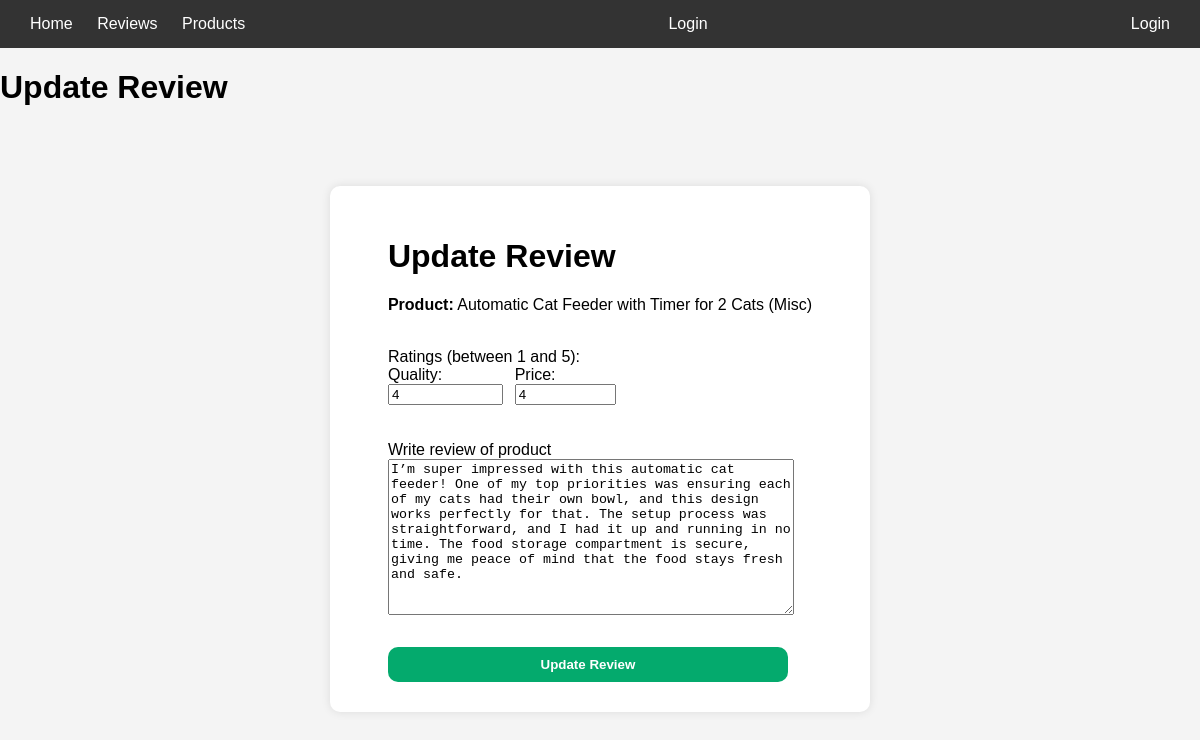
/public/reviews/updateReview.php?id=2, run on the app's committed database.
### tables this page shows
CREATE TABLE `reviews` (
                           `ReviewID` int NOT NULL,
                           `ProductID` int DEFAULT NULL,
                           `AdminLoginID` int UNSIGNED DEFAULT NULL,
                           `QualityRating` int DEFAULT NULL,
                           `PriceRating` int DEFAULT NULL,
                           `ReviewText` text,
                           `DateAndTime` datetime DEFAULT NULL
);

CREATE TABLE `products` (
                            `ProductID` int NOT NULL,
                            `AdminLoginID` int UNSIGNED DEFAULT NULL,
                            `ProductName` varchar(45) NOT NULL,
                            `ProductType` varchar(45) DEFAULT NULL,
                            `ProductDescription` text NOT NULL,
                            `ProductManufacturer` varchar(45) NOT NULL,
                            `ProductImage` varchar(45) DEFAULT NULL,
                            `ProductLink` varchar(300) NOT NULL
);

### classes/Review.class.php (called while the page is built, shortened)
<?php
require_once "products.class.php";
class Review
{
    private $qualityRating;
    private $priceRating;
    private $reviewText;
    private $product;
    public function __construct($reviewID, $productID, $adminLoginID, $qualityRating, $priceRating, $reviewText, $dateCreated, $product)
    {
        $this->qualityRating = $qualityRating;
        $this->priceRating = $priceRating;
        $this->reviewText = $reviewText;
        $this->product = $product;
    }
    public function getQtyRating()
    {
        return $this->qualityRating;
    }
    public function getPriceRating()
    {
        return $this->priceRating;
    }
    public function getReviewText()
    {
        return $this->reviewText;
    }
    public function getProductName()
    {
        return $this->product->getProductName();
    }
    public function getProductType()
    {
        return $this->product->getProductType();
    }
}

### classes/products.class.php (called while the page is built, shortened)
<?php
class Product
{
    private $productName;
    private $productType;
    public function __construct($productName, $productType, $productDescription, $productManufacturer, $productImage, $productLink, $productID, $adminLoginID = null)
    {
        $this->productName = $productName;
        $this->productType = $productType;
    }
    public function getProductName()
    {
        return $this->productName;
    }
    public function getProductType()
    {
        return $this->productType;
    }
}

### public/reviews/updateReview.php (the view, shortened to what this page needs)
<?php
require_once "../../backend/DBconnect.php";
require_once "../../classes/Review.class.php";
require_once "../../classes/products.class.php";
$reviewId = (int)$_GET["id"];
$review = null;
try {
    $sql = "SELECT r.*, p.*
            FROM reviews r JOIN products p ON r.ProductID = p.ProductID
            WHERE r.ReviewID = :id";
    $stmt = $conn->prepare($sql);
    $stmt->bindValue(':id', $reviewId, PDO::PARAM_INT);
    $stmt->execute();
    $row = $stmt->fetch(PDO::FETCH_ASSOC);
    if ($row) {
        $product = new Product(
            $row['ProductName'],
            $row['ProductType'],
            $row['ProductDescription'],
            $row['ProductManufacturer'],
            $row['ProductImage'],
            $row['ProductLink'],
            $row['ProductID'],
            $row['AdminLoginID']
        );
        $review = new Review(
            $row['ReviewID'],
            $row['ProductID'],
            $row['AdminLoginID'],
            $row['QualityRating'],
            $row['PriceRating'],
            $row['ReviewText'],
            $row['DateAndTime'],
            $product
        );
    } else {
        header("Location: reviews.php?error=" . urlencode("Review not found."));
        exit;
    }
} catch (PDOException $error) {
    header("Location: reviews.php?error=" . urlencode("Error fetching review: " . $error->getMessage()));
    exit;
}
?>
<!DOCTYPE html>
<html lang="en">
<head>
    <link rel="stylesheet" href="css/WriteReview.css">
</head>
<body>
<nav>
    <?php require "../../templates/topnav.php"; ?>
    <div>
        <a href="../../public/login/login.php" style="float: right">Login</a>
    </div>
</nav>
<h1>Update Review</h1>
<form method="post" class="review-form">
    <div class="review">
        <h1 id="title">Update Review</h1>
        <p><strong>Product:</strong> <?php echo htmlspecialchars($review->getProductName()); ?> (<?php echo htmlspecialchars($review->getProductType()); ?>)</p>
        <br>
        <label for="rating">Ratings (between 1 and 5):</label>
        <br>
        <div class="rating-container">
            <div>
                <label for="quality">Quality: </label>
                <input type="number" id="quality" name="quality" min="1" max="5"  value="<?php echo htmlspecialchars($review->getQtyRating()); ?>" required>
            </div>
            <div>
                <label for="price">Price: </label>
                <input type="number" id="price" name="price" min="1" max="5" value="<?php echo htmlspecialchars($review->getPriceRating()); ?>" required>
            </div>
        </div>
        <br><br>
        <label>Write review of product</label>
        <br>
        <textarea id="review" name="review" rows="10" cols="50" required><?php echo htmlspecialchars($review->getReviewText()); ?></textarea>
        <br><br>
        <input type="submit" value="Update Review" id="submit" class="submit-button">
    </div>
</form>
</body>
</html>

### public/reviews/css/WriteReview.css (style rules this page uses)
nav { background-color: #333; color: white; padding: 15px 20px; display: flex; justify-content: space-between; align-items: center; }
nav a { color: white; text-decoration: none; margin: 0 10px; }
body { font-family: Arial, sans-serif; background-color: #f4f4f4; margin: 0; padding: 0; height: 100vh; }
form { background-color: #fff; padding: 30px; border-radius: 10px; box-shadow: 0 0 10px rgba(0, 0, 0, 0.1); width: 40%; margin: 80px auto; display: flex; flex-direction: column; align-items: center; }
form label, form input, form textarea, form select, .rating-container { width: 100%; max-width: 400px; }
#submit { padding: 10px 25px; border-radius: 10px; border: none; background: #04AA6D; color: white; font-weight: bold; cursor: pointer; margin-top: 10px; }
.rating-container { display: flex; gap: 20px; }

### data on the page
reviews: ProductID.ProductName "Automatic Cat Feeder with Timer for 2 Cats", ProductID.ProductType "Misc", quality "4", price "4", review "I’m super impressed with this automatic cat feeder! One of my top priorities was ensuring each of my cats had their own bowl, and this design works perfectly for that. The setup process was straightforward, and I had it up and running in no time. The food storage compartment is secure, giving me peace of mind that the food stays fresh and safe."
